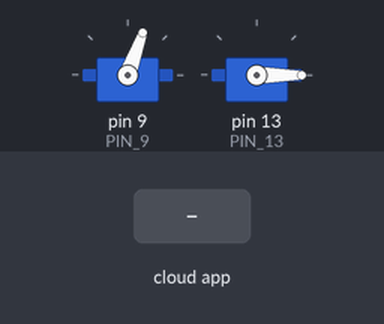
The sketch below on a simulated Arduino Uno, built with avr-gcc and run on an emulated ATmega328P. Parts: 2 × servo. Inputs (shaded band) come from the test bench. WiFi joins after 1.5 s; servers stay silent unless stated; the ROS host is connected and sends only what is stated; what the sketch prints to the serial monitor is not drawn.

Above: at 2.4 s.
2.5 s: the phone or cloud app sets decided_steer to 45
At 3.1 s:
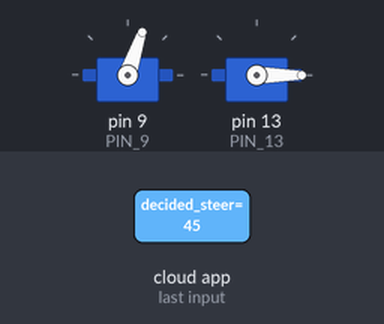
4.0 s: the phone or cloud app sets decided_steer to 90
At 4.3 s:
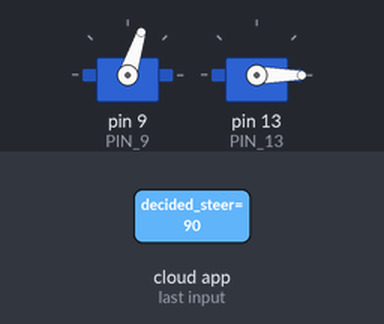
Timing chart, 0 to 7.0 s (numbered marks = the images above; inputs shaded):
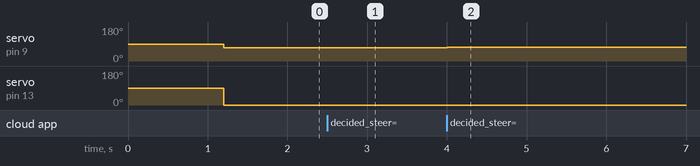

Measured:
- after the input at 2.5 s, servo on pin 9 (PIN_9): 70° → 71° at once
- after the input at 4.0 s, servo on pin 9 (PIN_9): 71° → 72° at once

The sketch:

actuator_board.ino
```cpp
// Recipe for SEPP actuator board - arduino code for connecting actuators to SEPP
// 2018-09-18 by Andreas Lachenschmidt <a.lachenschmidt@web.de>
//
// Changelog:
//      2018-09-18 - initial commit

/* ============================================
SEPP actuator board code is placed under the MIT license
Copyright (c) 2018 Andreas Lachenschmidt

Permission is hereby granted, free of charge, to any person obtaining a copy
of this software and associated documentation files (the "Software"), to deal
in the Software without restriction, including without limitation the rights
to use, copy, modify, merge, publish, distribute, sublicense, and/or sell
copies of the Software, and to permit persons to whom the Software is
furnished to do so, subject to the following conditions:

The above copyright notice and this permission notice shall be included in
all copies or substantial portions of the Software.

THE SOFTWARE IS PROVIDED "AS IS", WITHOUT WARRANTY OF ANY KIND, EXPRESS OR
IMPLIED, INCLUDING BUT NOT LIMITED TO THE WARRANTIES OF MERCHANTABILITY,
FITNESS FOR A PARTICULAR PURPOSE AND NONINFRINGEMENT. IN NO EVENT SHALL THE
AUTHORS OR COPYRIGHT HOLDERS BE LIABLE FOR ANY CLAIM, DAMAGES OR OTHER
LIABILITY, WHETHER IN AN ACTION OF CONTRACT, TORT OR OTHERWISE, ARISING FROM,
OUT OF OR IN CONNECTION WITH THE SOFTWARE OR THE USE OR OTHER DEALINGS IN
THE SOFTWARE.
===============================================
*/

#include <Servo.h>
#include <SPI.h> // needed for Arduino versions later than 0018
#include <Ethernet.h>

// To use the TCP version of rosserial_arduino
#define ROSSERIAL_ARDUINO_TCP

#include <ros.h>
#include <std_msgs/Int16.h>
#include <std_msgs/Bool.h>
#include <std_msgs/String.h>

#define PIN_9 9
#define PIN_10 10
#define PIN_11 11
#define PIN_13 13

#define PIN_MOTOR1 PIN_9
#define PIN_MOTOR2 PIN_13

#define DRIVE 2
#define REVERSE 3
#define BREAK 4
#define EMERGANCY_BREAK 5

#define STEER_VALUE_MAP_INPUT_MIN 0L
#define STEER_VALUE_MAP_INPUT_MAX 2000L
#define STEER_VALUE_MAP_OUTPUT_MIN 70L
#define STEER_VALUE_MAP_OUTPUT_MAX 120L

#define THRUST_REVERSE_MIN 93L // Halle 93 Wohnung 94
#define THRUST_REVERSE_MAX 87L // Halle 87 Wohnung 88
#define THRUST_FOREWARD_MIN 96L // Halle 96 Wohnung 96
#define THRUST_FOREWARD_MAX 101L // Halle 104 Wohnung 101

#define THRUST_REVERSE_MAP_INPUT_MIN 0L
#define THRUST_REVERSE_MAP_INPUT_MAX 2000L
#define THRUST_FOREWARD_MAP_INPUT_MIN 0L
#define THRUST_FOREWARD_MAP_INPUT_MAX 2000L

// Enter a MAC address and IP address for your controller below.
// The IP address will be dependent on your local network:
byte mac[] = {
    0xDE, 0xAD, 0xBE, 0xEF, 0xFE, 0xED};
IPAddress actuatorAdress(192, 168, 1, 179);
IPAddress server(192, 168, 1, 178);

// Set the rosserial socket server port
const uint16_t serverPort = 11411;

ros::NodeHandle nh;

std_msgs::String ping_msg;

int16_t thrustValue = 0;
int16_t thrustMotorValue = 0;
int16_t steerValue = 0;
int16_t steerMotorValue = 0;
int16_t directionValue = 0;
bool emergencyStopValue = false;

int thrustReverseMax = 0;
int thrustReverseMin = 0;
int thrustForewardMax = 0;
int thrustForewardMin = 0;

// message parameters
uint16_t period = 1000;
uint32_t last_time = 0;

Servo motor1;
Servo motor2;

void messageCbSteer(const std_msgs::Int16 &int16_msg_steer)
{
  steerValue = int16_msg_steer.data;
}

void messageCbThrust(const std_msgs::Int16 &int16_msg_thrust)
{
  if (EMERGANCY_BREAK == directionValue || BREAK == directionValue)
  {
    thrustValue = 90;
  }
  else if (DRIVE == directionValue)
  {
    thrustValue = map(int16_msg_thrust.data, THRUST_FOREWARD_MAP_INPUT_MIN, THRUST_FOREWARD_MAP_INPUT_MAX, thrustForewardMin, thrustForewardMax);
  }
  else if (REVERSE == directionValue)
  {
    thrustValue = map(int16_msg_thrust.data, THRUST_REVERSE_MAP_INPUT_MIN, THRUST_REVERSE_MAP_INPUT_MAX, thrustReverseMin, thrustReverseMax);
  }
}

void messageCbDirection(const std_msgs::Int16 &int16_msg_direction)
{
  directionValue = int16_msg_direction.data;
}

void messageCbEmergancyStop(const std_msgs::Bool &bool_msg_emergancyStop)
{
  emergencyStopValue = bool_msg_emergancyStop.data;
}

ros::Subscriber<std_msgs::Int16> sub_thrust("decided_thrust", &messageCbThrust);
ros::Subscriber<std_msgs::Int16> sub_steer("decided_steer", &messageCbSteer);
ros::Subscriber<std_msgs::Int16> sub_direction("decided_direction", &messageCbDirection);
ros::Subscriber<std_msgs::Bool> sub_emergancyStop("emergancyStop", &messageCbEmergancyStop);
ros::Publisher pub_actuatorPing("actuator_ping", &ping_msg);

char ping_message_string[23] = "actuator borad active!";

void setup()
{
  // start the Ethernet and UDP:
  Ethernet.begin(mac, actuatorAdress);

  Serial.begin(9600);
  delay(1000);

  // set pin of servo 1
  motor1.attach(PIN_MOTOR1);
  // set pin of servo 2
  motor2.attach(PIN_MOTOR2);

  delay(200);

  // Set the connection to rosserial socket server
  nh.getHardware()->setConnection(server, serverPort);
  nh.initNode();

  while (!nh.connected())
  {
    nh.spinOnce();
  }

  // read parameters
  if (!nh.getParam("/decided_thrust/thrustReverseMax", &thrustReverseMax))
  {
    thrustReverseMax = THRUST_REVERSE_MAX;
    Serial.println("Parameter nicht gelesen");
  }
  Serial.println(thrustReverseMax);

  if (!nh.getParam("/decided_thrust/thrustReverseMin", &thrustReverseMin))
  {
    thrustReverseMin = THRUST_REVERSE_MIN;
  }

  if (!nh.getParam("/decided_thrust/thrustForewardMax", &thrustForewardMax))
  {
    thrustForewardMax = THRUST_FOREWARD_MAX;
  }

  if (!nh.getParam("/decided_thrust/thrustForewardMin", &thrustForewardMin))
  {
    thrustForewardMin = THRUST_FOREWARD_MIN;
  }

  nh.subscribe(sub_thrust);
  nh.subscribe(sub_steer);
  nh.subscribe(sub_direction);
  nh.subscribe(sub_emergancyStop);
  nh.advertise(pub_actuatorPing);
}

void loop()
{

  if (millis() - last_time >= period)
  {
    last_time = millis();
    if (nh.connected())
    {
      ping_msg.data = ping_message_string;
      pub_actuatorPing.publish(&ping_msg);
      Serial.println(thrustValue);
    }
    else
    {
      Serial.println("Not Connected");
    }
  }
  steerMotorValue = map(steerValue, STEER_VALUE_MAP_INPUT_MIN, STEER_VALUE_MAP_INPUT_MAX, STEER_VALUE_MAP_OUTPUT_MIN, STEER_VALUE_MAP_OUTPUT_MAX);
  motor1.write(steerMotorValue);

  thrustMotorValue = thrustValue;
  motor2.write(thrustMotorValue);
  Serial.println(thrustMotorValue);

  nh.spinOnce();
  delay(1);
}
```
